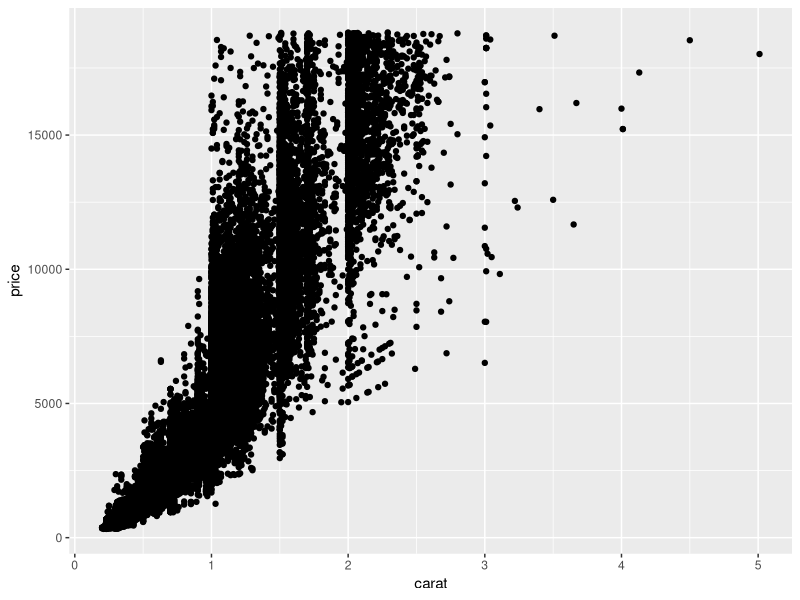
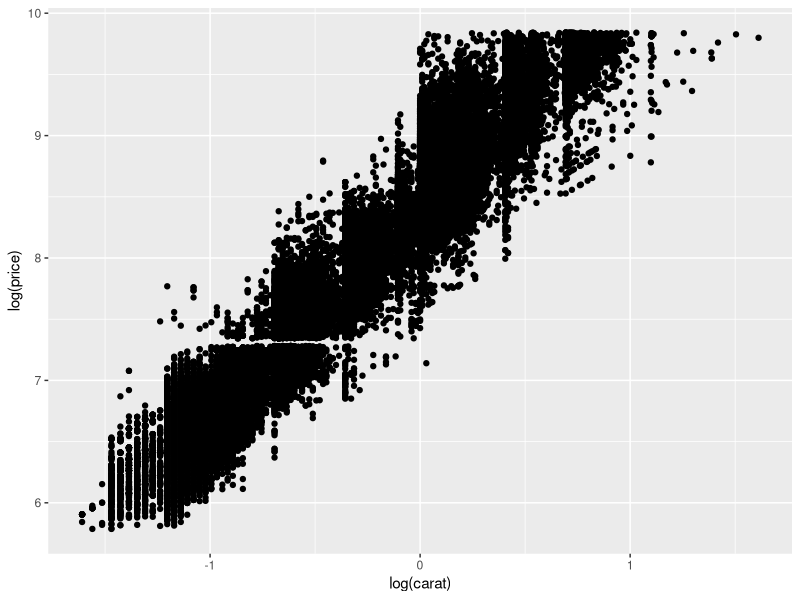
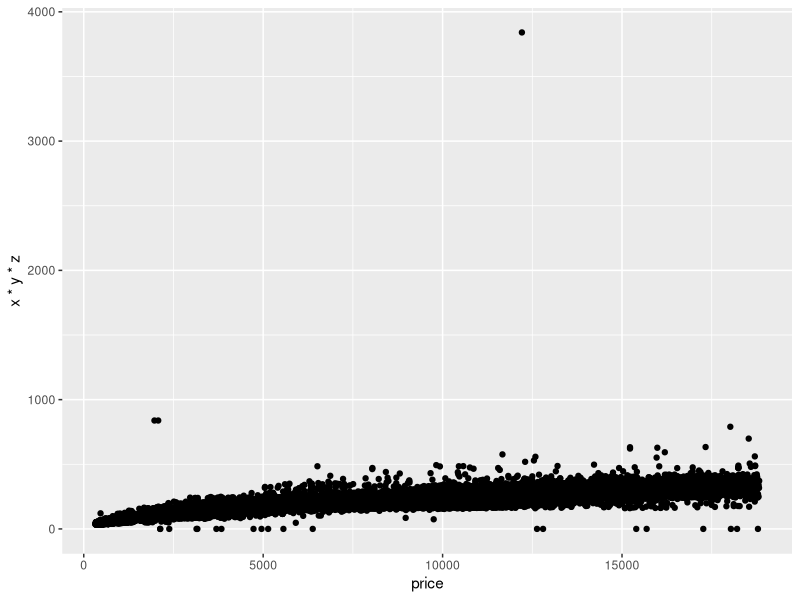
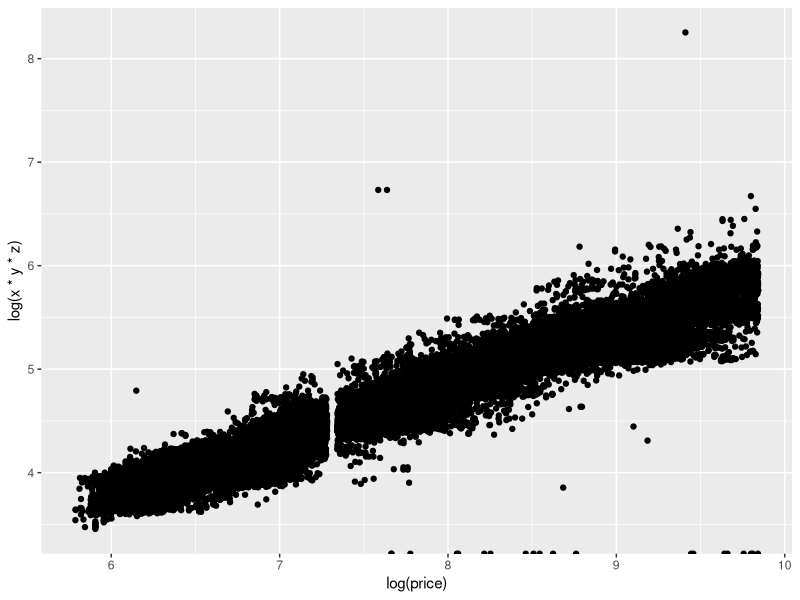
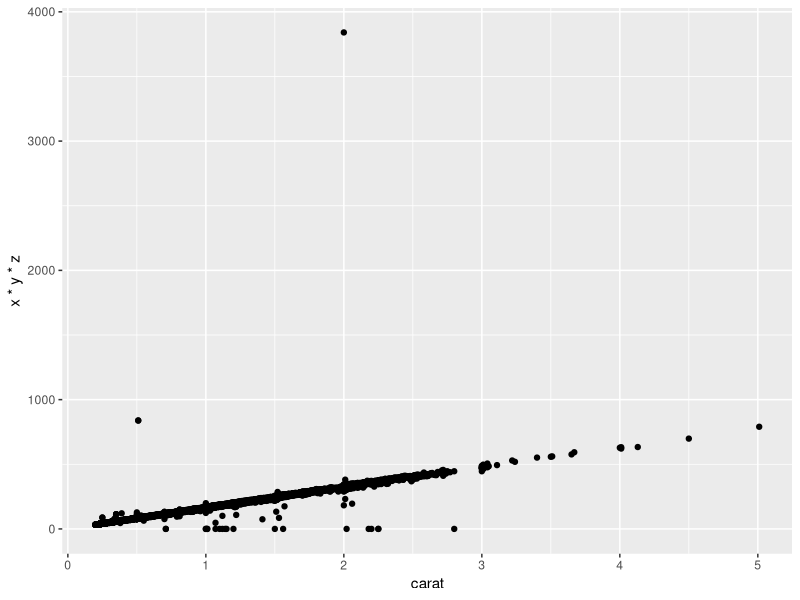
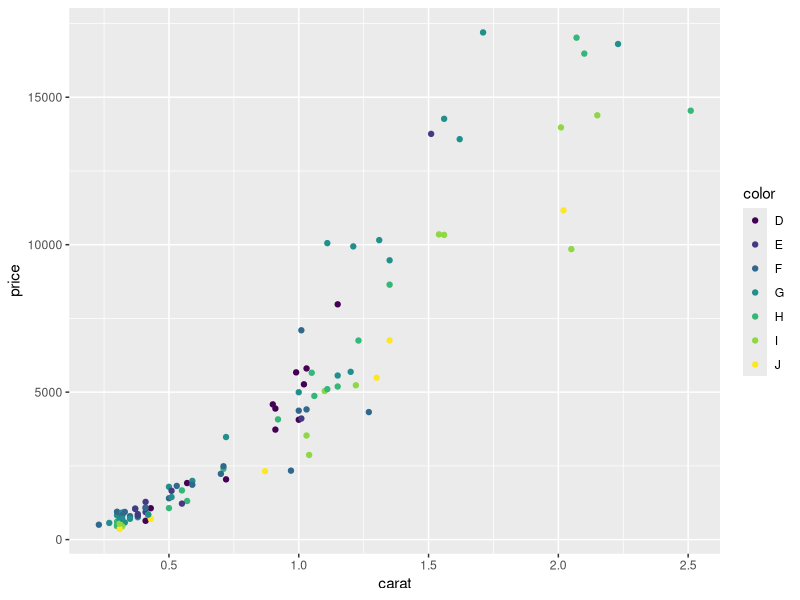
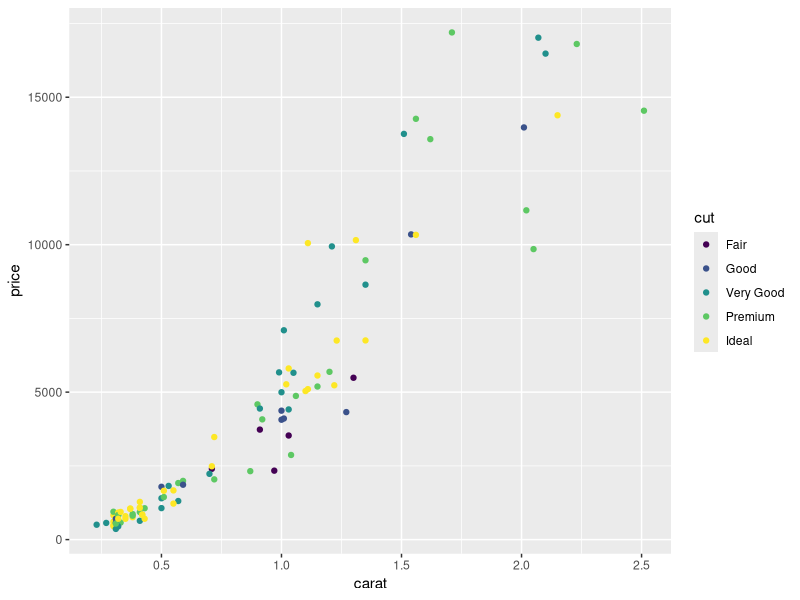
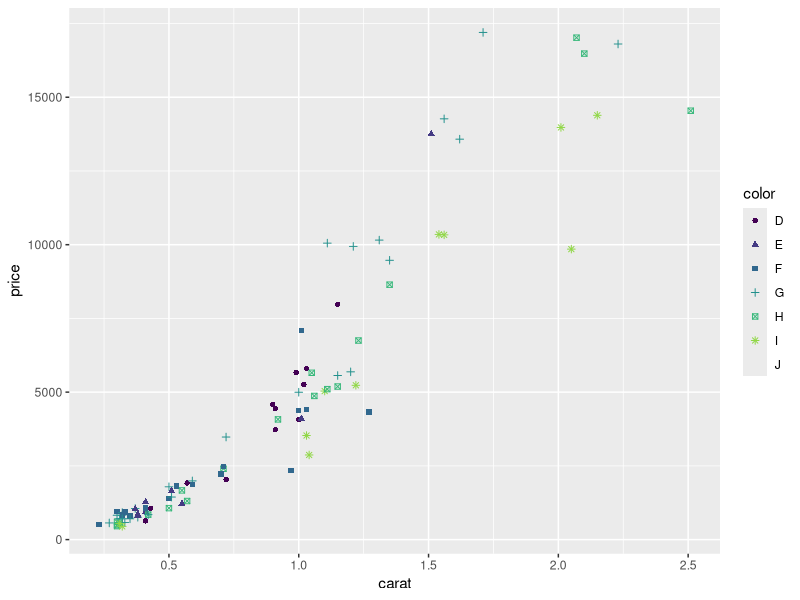

These figures' R source, in order:
# diamonds
# 没有导入

library(ggplot2)


#导入ggplot2
diamonds
#无法完全显示全部数据

options(max.print=5000) # 更改最大读取数�?
getOption("max.print")  # 查看最大数据行�?
diamonds

qplot(carat,price,data =  diamonds)
# draw carat-price 

qplot(log(carat),log(price),data = diamonds)
# 取对数xy
 
qplot(price,x*y*z,data = diamonds)
# 评估 价格体积关系

qplot(log(price),log(x*y*z),data = diamonds)

qplot(carat,x*y*z,data = diamonds)
# 评估 克拉 xyz

# 数据过大 采取抽样展示


set.seed(1) # 种子
dsmall = diamonds[sample(nrow(diamonds),100),] # 随机抽样用法
dsmall
qplot(carat,price,data =dsmall,colour=color)
qplot(carat,price,data =dsmall,colour=cut)
qplot(carat,price,data =dsmall,shape=color,colour=color)
qplot(carat,price,data =dsmall,shape=color,colour=color,alpha=I(1/2))
# 可以针对数据集增加各种属�? 点集�? 增加shape形状 colour颜色 alpha颜色深浅等属性，

qplot(carat,price,data =dsmall,geom = c("point","smooth"))
# 对xy做散点图 并且圆滑处理 可以另外添加 GAM span等高级属性参�?

# 箱子�? 探索颜色-克拉单价的关�?
library(ggplot2)
qplot(color,price / carat,data = diamonds, geom = "boxplot",colour=color,alpha=I(1/2),shape=color)

# 火山�? 显示 颜色-克拉

qplot(color,price / carat,data = diamonds, geom = "jitter",colour=color,alpha=I(1/2))
qplot(color,price / carat, data = dsmall, geom = "jitter",colour=color)

# 直方图表�? 
qplot(carat, data = diamonds, geom = "histogram",colour=color)
# 调整参数 binwidth宽度=0.1,xlim区间限制=c(0,3)
qplot(carat, data = diamonds, geom = "histogram",colour=color,binwidth=0.1,xlim=c(0,3))
#  调整参数 fill的属�? 用颜色分�?
qplot(carat, data = diamonds, geom = "histogram",fill=color,colour=color,binwidth=0.1,xlim=c(0,3))

# 密度曲线  
qplot(carat, data = diamonds, geom = "density",fill=color,alpha=I(1/10),colour=color,binwidth=0.1,xlim=c(0,3))

qplot(carat, data = diamonds, geom = "density",colour=color,binwidth=0.1,xlim=c(0,3))

# 直方�? 用数量和总重量衡�? 颜色
qplot(color, data = diamonds, geom = "bar",weight=carat,fill=color)+scale_y_continuous("carat")
qplot(color, data = diamonds, geom = "bar",fill=color)
qplot(color, data = diamonds, geom = "bar")
# GG01c 